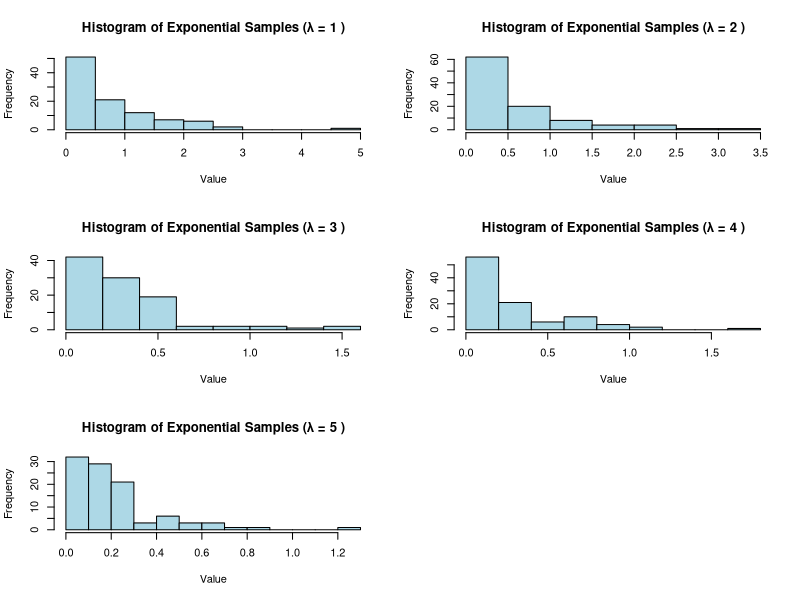

Source code (R):
set.seed(1234)
lambda_values <- c(1, 2, 3, 4, 5)

generate_exponential_samples <- function(lambda, n) {
  u <- runif(n)
  samples <- -log(1 - u) / lambda
  return(samples)
}

par(mfrow=c(3, 2))  

for (lambda in lambda_values) {
  samples <- generate_exponential_samples(lambda, 100)  
  hist(samples, 
       main = paste("Histogram of Exponential Samples (λ =", lambda, ")"),
       xlab = "Value", 
       breaks = 10, 
       col = "lightblue", 
       border ="black")
}
